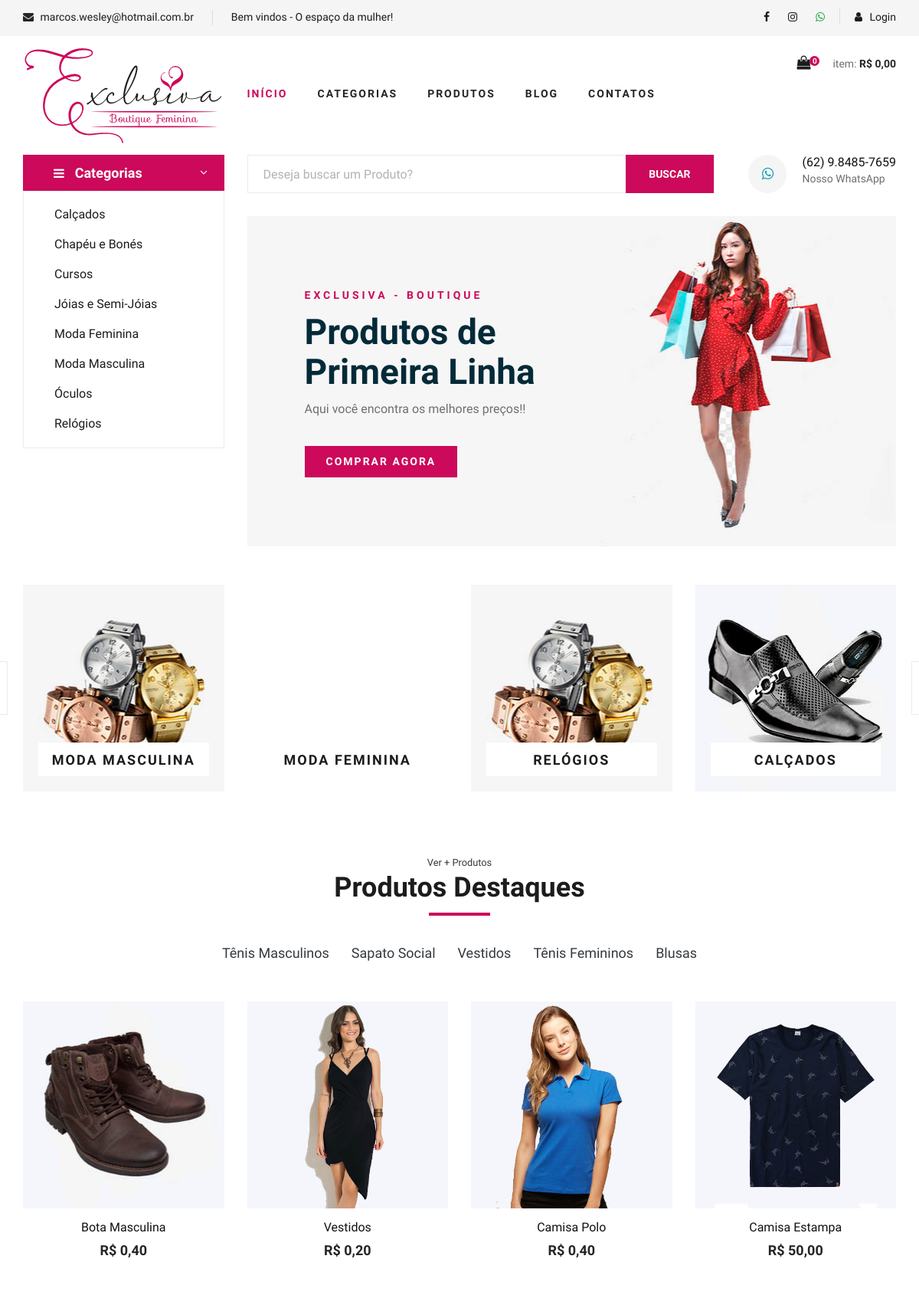
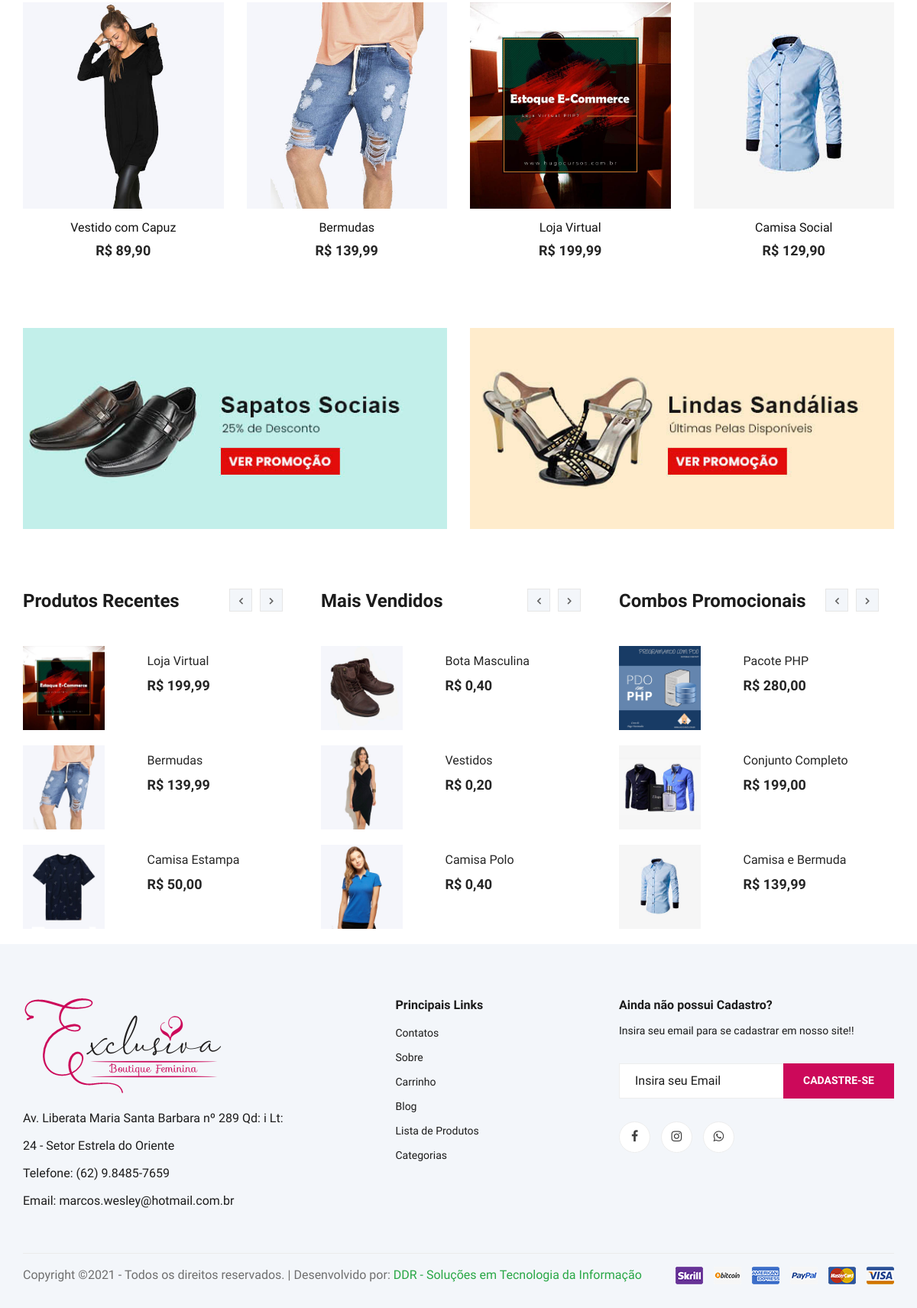
The page / on the database its author committed (2 pictures, top to bottom).
### tables this page shows
CREATE TABLE `categorias` (
  `id` int(11) NOT NULL AUTO_INCREMENT,
  `nome` varchar(50) NOT NULL,
  `nome_url` varchar(50) NOT NULL,
  `imagem` varchar(100) NOT NULL,
  PRIMARY KEY (`id`)
);

CREATE TABLE `sub_categorias` (
  `id` int(11) NOT NULL AUTO_INCREMENT,
  `nome` varchar(50) NOT NULL,
  `nome_url` varchar(50) NOT NULL,
  `imagem` varchar(100) NOT NULL,
  `id_categoria` int(11) NOT NULL,
  PRIMARY KEY (`id`)
);

CREATE TABLE `produtos` (
  `id` int(11) NOT NULL AUTO_INCREMENT,
  `categoria` int(11) NOT NULL,
  `sub_categoria` int(11) NOT NULL,
  `nome` varchar(100) NOT NULL,
  `nome_url` varchar(100) NOT NULL,
  `descricao` varchar(1000) NOT NULL,
  `descricao_longa` text NOT NULL,
  `valor` decimal(10,2) NOT NULL,
  `imagem` varchar(100) NOT NULL,
  `estoque` int(11) NOT NULL,
  `tipo_envio` int(11) NOT NULL,
  `palavras` varchar(250) NOT NULL,
  `ativo` varchar(5) NOT NULL,
  `peso` double(8,2) DEFAULT NULL,
  `largura` int(11) DEFAULT NULL,
  `altura` int(11) DEFAULT NULL,
  `comprimento` int(11) DEFAULT NULL,
  `modelo` varchar(100) DEFAULT NULL,
  `valor_frete` decimal(8,2) DEFAULT NULL,
  `promocao` varchar(5) NOT NULL,
  `vendas` int(11) DEFAULT NULL,
  `link` varchar(150) DEFAULT NULL,
  PRIMARY KEY (`id`)
);

CREATE TABLE `promocao_banner` (
  `id` int(11) NOT NULL AUTO_INCREMENT,
  `titulo` varchar(50) NOT NULL,
  `link` varchar(100) NOT NULL,
  `imagem` varchar(100) NOT NULL,
  `ativo` varchar(5) NOT NULL,
  PRIMARY KEY (`id`)
);

CREATE TABLE `combos` (
  `id` int(11) NOT NULL AUTO_INCREMENT,
  `nome` varchar(100) NOT NULL,
  `nome_url` varchar(50) NOT NULL,
  `descricao` varchar(1000) NOT NULL,
  `descricao_longa` text NOT NULL,
  `valor` decimal(8,2) NOT NULL,
  `imagem` varchar(100) NOT NULL,
  `tipo_envio` int(1) NOT NULL,
  `palavras` varchar(250) NOT NULL,
  `ativo` varchar(5) NOT NULL,
  `peso` double(8,2) NOT NULL,
  `largura` double(8,2) NOT NULL,
  `altura` double(8,2) NOT NULL,
  `comprimento` double(8,2) NOT NULL,
  `valor_frete` decimal(10,2) DEFAULT NULL,
  `vendas` int(11) DEFAULT NULL,
  `link` varchar(150) DEFAULT NULL,
  PRIMARY KEY (`id`)
);

### config.php (called while the page is built, shortened)
<?php
$whatsapp = '(62) 9.8485-7659';
$whatsapp_link = '5562984857659';
$nome_loja = "Exclusiva - Boutique";
 ?>

### index.php (the view, shortened to what this page needs)
<?php
require_once("cabecalho.php");
require_once("conexao.php");
?>
<section class="hero">
  <div class="container">
    <div class="row">
      <div class="col-lg-3">
        <div class="hero__categories">
          <div class="hero__categories__all">
            <i class="fa fa-bars"></i>
            <span>Categorias</span>
          </div>
          <ul>
            <?php
            $query = $pdo->query("SELECT * FROM categorias order by nome asc ");
            $res = $query->fetchAll(PDO::FETCH_ASSOC);
            for ($i=0; $i < count($res); $i++) {
              $nome = $res[$i]['nome'];
              $nome_url = $res[$i]['nome_url'];
              ?>
              <li><a href="sub-categoria-de-<?php echo $nome_url ?>"><?php echo $nome ?></a></li>
            <?php } ?>
          </ul>
        </div>
      </div>
      <div class="col-lg-9">
        <div class="hero__search">
          <div class="hero__search__form">
           <form action="lista-produtos.php" method="get">
            <input name="txtBuscar" type="text" placeholder="Deseja buscar um Produto?">
            <button type="submit" class="site-btn">BUSCAR</button>
          </form>
        </div>
        <div class="hero__search__phone">
          <div class="hero__search__phone__icon">
            <a class="text-info" target="_blank" href="http://api.whatsapp.com/send?1=pt_BR&phone=<?php echo $whatsapp_link ?>" title="<?php echo $whatsapp ?>"><i class="fa fa-whatsapp"></i></a>
          </div>
          <div class="hero__search__phone__text">
            <h6><?php echo $whatsapp ?></h6>
            <span>Nosso WhatsApp</span>
          </div>
        </div>
      </div>
      <div class="hero__item set-bg bg-light" data-setbg="img/hero/banner.jpg">
        <div class="hero__text">
          <span><?php echo strToUpper($nome_loja) ?></span>
          <h2>Produtos de<br />Primeira Linha</h2>
          <p>Aqui você encontra os melhores preços!!</p>
          <a href="produtos.php" class="primary-btn">COMPRAR AGORA</a>
        </div>
      </div>
    </div>
  </div>
</div>
</section>
<section class="categories">
  <div class="container">
    <div class="row">
      <div class="categories__slider owl-carousel">
       <?php
       $query = $pdo->query("SELECT * FROM categorias order by id ");
       $res = $query->fetchAll(PDO::FETCH_ASSOC);
       for ($i=0; $i < count($res); $i++) {
        $nome = $res[$i]['nome'];
        $imagem = $res[$i]['imagem'];
        $nome_url = $res[$i]['nome_url'];
        ?>
        <div class="col-lg-3">
          <div class="categories__item set-bg" data-setbg="img/categorias/<?php echo $imagem ?>">
            <h5><a href="sub-categoria-de-<?php echo $nome_url ?>"><?php echo $nome ?></a></h5>
          </div>
        </div>
      <?php } ?>
    </div>
  </div>
</div>
</section>
<section class="featured spad">
  <div class="container">
    <div class="row">
      <div class="col-lg-12">
        <div class="section-title">
         <a class="text-dark" href="produtos.php"><span ><small>Ver + Produtos</small></span></a>
         <h2>Produtos Destaques </h2>
       </div>
       <div class="featured__controls">
        <ul>
         <?php
         $query = $pdo->query("SELECT * FROM sub_categorias order by id limit 5 ");
         $res = $query->fetchAll(PDO::FETCH_ASSOC);
         for ($i=0; $i < count($res); $i++) {
          $nome = $res[$i]['nome'];
          $nome_url = $res[$i]['nome_url'];
          ?>
          <li><a href="produtos-<?php echo $nome_url ?>" class="text-dark"><?php echo $nome ?></a></li>
        <?php } ?>
      </ul>
    </div>
  </div>
</div>
<div class="row featured__filter">
 <?php
 $query = $pdo->query("SELECT * FROM produtos where ativo = 'Sim' and estoque > 0 order by vendas desc limit 8 ");
 $res = $query->fetchAll(PDO::FETCH_ASSOC);
 for ($i=0; $i < count($res); $i++) {
  $nome = $res[$i]['nome'];
  $valor = $res[$i]['valor'];
  $nome_url = $res[$i]['nome_url'];
  $imagem = $res[$i]['imagem'];
  $promocao = $res[$i]['promocao'];
  $id = $res[$i]['id'];
  $valor = number_format($valor, 2, ',', '.');
  if($promocao == 'Sim'){
    $queryp = $pdo->query("SELECT * FROM promocoes where id_produto = '$id' ");
    $resp = $queryp->fetchAll(PDO::FETCH_ASSOC);
    $valor_promo = $resp[0]['valor'];
    $desconto = $resp[0]['desconto'];
    $valor_promo = number_format($valor_promo, 2, ',', '.');
    ?>
    <div class="col-lg-3 col-md-4 col-sm-6 mix sapatos fresh-meat">
      <div class="product__discount__item">
        <div class="product__discount__item__pic set-bg"
        data-setbg="img/produtos/<?php echo $imagem ?>">
        <div class="product__discount__percent">-<?php echo $desconto ?>%</div>
        <ul class="product__item__pic__hover">
         <li><a href="produto-<?php echo $nome_url ?>"><i class="fa fa-eye"></i></a></li>
         <li><a href="" onclick="carrinhoModal('<?php echo $id ?>','Não')"><i class="fa fa-shopping-cart"></i></a>
         </ul>
       </div>
       <div class="product__discount__item__text">
        <h5><a href="produto-<?php echo $nome_url ?>"><?php echo $nome ?></a></h5>
        <div class="product__item__price">R$ <?php echo $valor_promo ?> <span>R$ <?php echo $valor ?></span></div>
      </div>
    </div>
  </div>
<?php }else{ ?>
  <div class="col-lg-3 col-md-4 col-sm-6 mix sapatos fresh-meat">
    <div class="featured__item">
      <div class="featured__item__pic set-bg" data-setbg="img/produtos/<?php echo $imagem ?>">
        </div>
        <div class="featured__item__text">
          <a href="produto-<?php echo $nome_url ?>"><h6><?php echo $nome ?></h6>
            <h5>R$ <?php echo $valor ?></h5></a>
          </div>
        </div>
      </div>
    <?php } } ?>
  </div>
</div>
</section>
<div class="banner">
  <div class="container">
    <div class="row">
     <?php
     $query = $pdo->query("SELECT * FROM promocao_banner where ativo = 'Sim' order by id desc limit 2 ");
     $res = $query->fetchAll(PDO::FETCH_ASSOC);
     for ($i=0; $i < count($res); $i++) {
      $titulo = $res[$i]['titulo'];
      $link = $res[$i]['link'];
      $imagem = $res[$i]['imagem'];
      ?>
      <div class="col-lg-6 col-md-6 col-sm-6">
        <div class="banner__pic">
         <a href="<?php echo $link ?>" title="<?php echo $titulo ?>"> <img src="img/promocoes/<?php echo $imagem ?>" alt="<?php echo $titulo ?>"> </a>
       </div>
     </div>
   <?php } ?>
 </div>
</div>
</div>
<section class="latest-product spad d-none d-md-block">
  <div class="container">
    <div class="row">
      <div class="col-lg-4 col-md-6">
        <div class="latest-product__text">
          <h4>Produtos Recentes</h4>
          <div class="latest-product__slider owl-carousel">
            <div class="latest-prdouct__slider__item">
              <?php
              $query = $pdo->query("SELECT * FROM produtos order by id desc limit 3 ");
              $res = $query->fetchAll(PDO::FETCH_ASSOC);
              for ($i=0; $i < count($res); $i++) {
                $nome = $res[$i]['nome'];
                $valor = $res[$i]['valor'];
                $nome_url = $res[$i]['nome_url'];
                $imagem = $res[$i]['imagem'];
                $promocao = $res[$i]['promocao'];
                $id = $res[$i]['id'];
                if($promocao == 'Sim'){
                  $queryp = $pdo->query("SELECT * FROM promocoes where id_produto = '$id' ");
                  $resp = $queryp->fetchAll(PDO::FETCH_ASSOC);
                  $valor = $resp[0]['valor'];
                  $valor = number_format($valor, 2, ',', '.');
                }else{
                  $valor = number_format($valor, 2, ',', '.');
                }
                ?>
                <a href="produto-<?php echo $nome_url ?>" class="latest-product__item">
                  <div class="row">
                    <div class="col-md-5">
                      <div class="latest-product__item__pic">
                        <img src="img/produtos/<?php echo $imagem ?>" alt="">
                      </div>
                    </div>
                    <div class="col-md-7">
                      <div class="latest-product__item__text">
                        <h6><?php echo $nome ?></h6>
                        <span>R$ <?php echo $valor ?></span>
                      </div>
                    </div>
                  </div>
                </a>
              <?php } ?>
            </div>
          </div>
        </div>
      </div>
      <div class="col-lg-4 col-md-6">
        <div class="latest-product__text">
          <h4>Mais Vendidos</h4>
          <div class="latest-product__slider owl-carousel">
            <div class="latest-prdouct__slider__item">
              <?php
              $query = $pdo->query("SELECT * FROM produtos where ativo = 'Sim' and estoque > 0 order by vendas desc limit 3 ");
              $res = $query->fetchAll(PDO::FETCH_ASSOC);
              for ($i=0; $i < count($res); $i++) {
                $nome = $res[$i]['nome'];
                $valor = $res[$i]['valor'];
                $nome_url = $res[$i]['nome_url'];
                $imagem = $res[$i]['imagem'];
                $promocao = $res[$i]['promocao'];
                $id = $res[$i]['id'];
                if($promocao == 'Sim'){
                  $queryp = $pdo->query("SELECT * FROM promocoes where id_produto = '$id' ");
                  $resp = $queryp->fetchAll(PDO::FETCH_ASSOC);
                  $valor = $resp[0]['valor'];
                  $valor = number_format($valor, 2, ',', '.');
                }else{
                  $valor = number_format($valor, 2, ',', '.');
                }
                ?>
                <a href="produto-<?php echo $nome_url ?>" class="latest-product__item">
                  <div class="row">
                    <div class="col-md-5">
                      <div class="latest-product__item__pic">
                        <img src="img/produtos/<?php echo $imagem ?>" alt="">
                      </div>
                    </div>
                    <div class="col-md-7">
                      <div class="latest-product__item__text">
                        <h6><?php echo $nome ?></h6>
                        <span>R$ <?php echo $valor ?></span>
                      </div>
                    </div>
                  </div>
                </a>
              <?php } ?>
            </div>
          </div>
        </div>
      </div>
      <div class="col-lg-4 col-md-6">
        <div class="latest-product__text">
          <h4>Combos Promocionais</h4>
          <div class="latest-product__slider owl-carousel">
            <div class="latest-prdouct__slider__item">
              <?php
              $query = $pdo->query("SELECT * FROM combos where ativo = 'Sim' order by id desc limit 3 ");
              $res = $query->fetchAll(PDO::FETCH_ASSOC);
              for ($i=0; $i < count($res); $i++) {
                $nome = $res[$i]['nome'];
                $valor = $res[$i]['valor'];
                $nome_url = $res[$i]['nome_url'];
                $imagem = $res[$i]['imagem'];
                $valor = number_format($valor, 2, ',', '.');
                ?>
                <a href="combo-<?php echo $nome_url ?>" class="latest-product__item">
                  <div class="row">
                    <div class="col-md-5">
                      <div class="latest-product__item__pic">
                        <img src="img/combos/<?php echo $imagem ?>" alt="">
                      </div>
                    </div>
                    <div class="col-md-7">
                      <div class="latest-product__item__text">
                        <h6><?php echo $nome ?></h6>
                        <span>R$ <?php echo $valor ?></span>
                      </div>
                    </div>
                  </div>
                </a>
              <?php } ?>
            </div>
          </div>
        </div>
      </div>
    </div>
  </div>
</section>
<?php
require_once("rodape.php");
?>

### rows shown on the page
categorias: nome "Calçados", shows a picture, nome "CALÇADOS"
categorias: nome "Chapéu e Bonés"
categorias: nome "Cursos"
categorias: nome "Jóias e Semi-Jóias"
categorias: nome "Moda Feminina", nome "MODA FEMININA"
categorias: nome "Moda Masculina", nome "MODA MASCULINA"
categorias: nome "Óculos"
categorias: nome "Relógios", nome "RELÓGIOS"
sub_categorias: nome "Tênis Masculinos"
sub_categorias: nome "Sapato Social"
sub_categorias: nome "Vestidos"
sub_categorias: nome "Tênis Femininos"
sub_categorias: nome "Blusas"
produtos: shows a picture, nome "Bota Masculina", valor "0,40", imagem (picture)
produtos: shows a picture, nome "Vestidos", valor "0,20", imagem (picture)
produtos: shows a picture, nome "Camisa Polo", valor "0,40", imagem (picture)
produtos: shows a picture, nome "Camisa Estampa", valor "50,00", imagem (picture)
produtos: shows a picture, nome "Vestido com Capuz", valor "89,90"
produtos: shows a picture, nome "Bermudas", valor "139,99", imagem (picture)
produtos: shows a picture, nome "Loja Virtual", valor "199,99", imagem (picture)
produtos: shows a picture, nome "Camisa Social", valor "129,90"
promocao_banner: imagem (picture)
promocao_banner: imagem (picture)
combos: imagem (picture), nome "Pacote PHP", valor "280,00"
combos: imagem (picture), nome "Conjunto Completo", valor "199,00"
combos: imagem (picture), nome "Camisa e Bermuda", valor "139,99"

### other values the page prints
$email "marcos.wesley@hotmail.com.br"
$texto_destaque "Bem vindos - O espaço da mulher!"
$linhas "0"
$total_c "0,00"
$whatsapp "(62) 9.8485-7659"
$nome_loja "EXCLUSIVA - BOUTIQUE"
$endereco_loja "Av. Liberata Maria Santa Barbara nº 289 Qd: i Lt: 24 - Setor Estrela do Oriente"
$telefone "(62) 9.8485-7659"
$copyright "Copyright ©2021 - Todos os direitos reservados. |"
